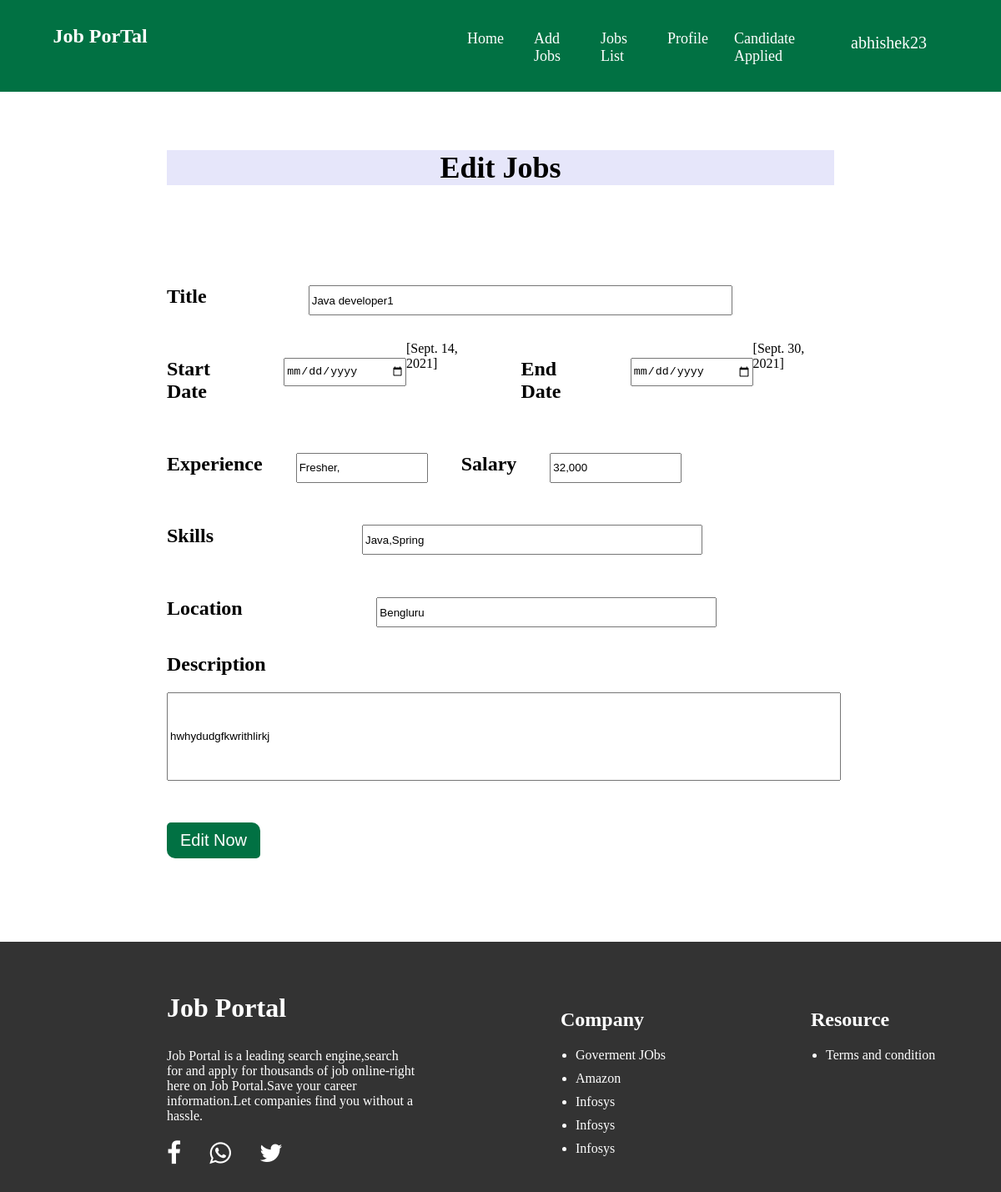
/edit_jobdetail/1 (signed in), run on the app's committed database.
### Job_Portal/models.py (models this page shows, shortened)
class Jobs(models.Model):
    recruiter = models.ForeignKey(RecruiterUser, on_delete=models.CASCADE)
    start_date = models.DateField(default=timezone.now, blank=True, null=True)
    end_date = models.DateField(default=timezone.now, blank=True, null=True)
    company_name = models.CharField(max_length=15, null=True)
    about_company = models.CharField(max_length=1000,null=True)
    company_logo = models.FileField(null=True, upload_to="images/")
    title = models.CharField(max_length=50)
    salary = models.CharField(max_length=60)
    description = models.CharField(max_length=1000)
    experience = models.CharField(max_length=100)
    location = models.CharField(max_length=100)
    skills = models.CharField(max_length=110)
    job_type = models.CharField(max_length=110, null=True)
    org_type =  models.CharField(max_length=110, null=True)
    creation_date = models.DateField(default=timezone.now, blank=True, null=True)

### Job_Portal/views.py (the view, shortened to what this page needs)
# urls.py: path('edit_jobdetail/<int:pid>', views.edit_jobdetail, name='edit_jobdetail'),
def edit_jobdetail(request,pid):
    if not request.user.is_authenticated:
        return redirect('login_form')
    job = Jobs.objects.get(id=pid)
    d = {'job': job}
    return render(request,'edit_jobdetail.html',d)

### Job_Portal/templates/edit_jobdetail.html (shortened to what this page needs)
<!DOCTYPE html>
<html lang="en">
<head>
    {% load static %}
    <link rel="stylesheet" type="text/css" href="{% static 'css/form_design.css' %}">
    {% include 'navigation.html'%}
</head>
<body>
<div class="regform" ><h1> Edit Jobs</h1></div>
<div class="main">
    <form method="POST" >
        <div id="name">
            <h2 class="title1">Title</h2>
            <input class="title" type="text" name="title" value="{{job.title}}"><br>
        </div>
        <div class="date">
        <h2 class="startdatelabel">Start Date</h2>
        <input class="startdate" type="date" name="startdate" ><br>
        <span> [{{job.start_date}}]</span>
        <h2 class="enddatelabel">End Date</h2>
        <input class="enddate" type="date" name="enddate" ><br>
            <span> [{{job.end_date}}]</span>
         </div>
        <div class="column3">
        <h2 class="experiencelabel">Experience</h2>
        <input class="experience" type="text" name="experience" value="{{job.experience}}">
        <h2 class="salarylabel">Salary</h2>
        <input class="salary" type="text" name="salary" value="{{job.salary}}"><br>
        </div>
        <div class="column4">
        <h2 class="name">Skills</h2>
        <input class="skills" type="text" name="skills" value="{{job.skills}}"><br>
        </div>
        <div class="column5">
        <h2 class="name">Location</h2>
        <input class="location" type="text" name="location" value="{{job.location}}"><br>
            </div>
        <h2 class="name">Description</h2>
        <input class="description" type="text" name="description" value="{{job.description}}"><br>
        <input class="button" type="submit" name="Add Job" value="Edit Now"><br>
    </form>
</div>
{% include 'footer.html'%}
</body>
</html>

### Job_Portal/templates/navigation.html (shortened to what this page needs)
<!DOCTYPE html>
<html lang="en">
<head>
    {% load static %}
    <link rel="stylesheet" type="text/css" href="{% static 'css/home_design.css' %}">
	<link rel="stylesheet" href="https://cdnjs.cloudflare.com/ajax/libs/font-awesome/4.7.0/css/font-awesome.min.css">
	 <link rel="stylesheet" type="text/css" href="{% static 'css/nav_style.css' %}">
</head>
<body>
    <nav>
		<div class="nav_bar">
    <div class="logo"><h1>Job PorTal</h1></div>
     <div class="menu">
         <ul>
        <li class="active"><a href="/recruiter_home"> Home </a> </li>
        <li><a href="{% url 'add_jobs' %}">Add Jobs</a></li>
        <li><a href="{% url 'job_list2' %}">Jobs List</a></li>
        <li><a href="{% url 'edit_profile'%}">Profile</a> </li>
        <li><a href="{% url 'candidate_applied'%}">Candidate Applied</a> </li>
         </ul>
         <h4>{{request.user}}</h4>
     </div>
   </div>
    </nav>
</body>
</html>

### Job_Portal/static/css/form_design.css (style rules this page uses)
.regform { margin:auto; font-size:18px; background:#E6E6FA; text-align:center; width:800px; margin-bottom:100px; margin-top:70px; }
form { width:800px; margin:auto; }
#name,.column4,.column5 { display:flex; margin-top:20px; justify-content:space-between; }
.title { width:500px; height:30px; margin-top:20px; }
.skills,.location { height:30px; margin-left:20px; margin-top:20px; width:400px; }
.date,.column3 { display:flex; margin-top:20px; }
.enddatelabel,.salarylabel { margin-left:40px; }
.date input,.column3 input { width:150px; height:30px; margin-top:20px; margin-left:40px; }
.description { width:100%; height:100px; }
.button { align-items:center; background-color:#017143; padding: 10px 16px; font-size:20px; color:white; outline: none; cursor:pointer; border:none; font-weight: 500; margin-top:50px; margin-bottom:100px; border-width:2px; border-radius:5px 10px; }

### Job_Portal/static/css/home_design.css (style rules this page uses)
body { margin:0; padding:0; }

### Job_Portal/static/css/nav_style.css (style rules this page uses)
.nav_bar { background:#017143; height:110px; width:100%; overflow:hidden; }
.logo { float:left; color:white; text-align:center; width:200px; margin:10px; font-weight:500; padding-left: 10px; }
.menu { margin-left:500px; height:110px; display:flex; }
.menu ul { display:inline-flex; list-style:none; color:white; margin-right:30px; padding-left: -10px; }
.menu ul li { width:40px; height:28px; margin:10px; padding:10px; }
.menu ul li a { text-decoration:none; color:white; font-size:18px; font-weight:500; }
h4 { margin-top:20px; margin-left:40px; margin-top:30px; width:60px; text-decoration:none; padding:10px; font-size:20px; font-weight:500; color:white; }

### data on the page
Jobs: title "Java developer1", start_date "Sept. 14, 2021", end_date "Sept. 30, 2021", experience "Fresher,", salary "32,000", skills "Java,Spring", location "Bengluru", description "hwhydudgfkwrithlirkj"

### other printed values
{{ request.user }} "abhishek23"
